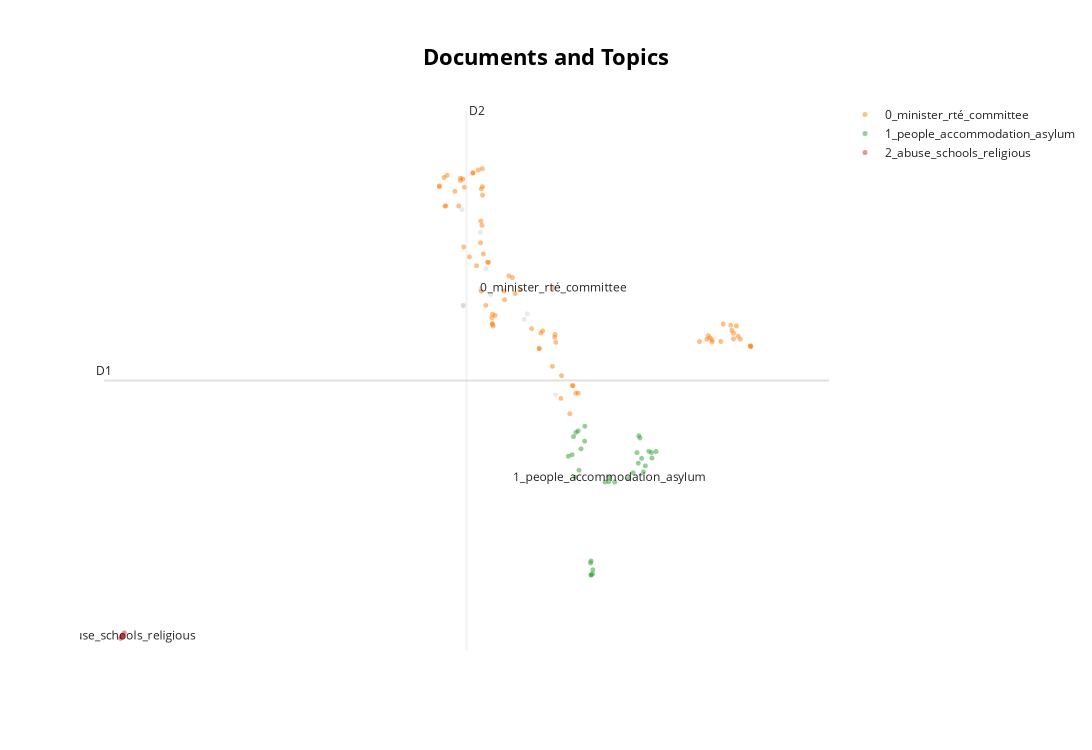

The code cell stored with this chart in its notebook:
### Code cell
reduced_embeddings = UMAP(n_neighbors=4, n_components=2, min_dist=0.0, metric='cosine').fit_transform(embeddings)
topic_model.visualize_documents(docs, reduced_embeddings=reduced_embeddings, hide_document_hover=True)

### Figure 1 — Plotly figure (JSON) as saved in the notebook; plotly's stock layout.template omitted (floating-point values rounded to 4 significant figures)
{"data": [{"hoverinfo": "text", "marker": {"color": "#CFD8DC", "opacity": 0.5, "size": 5}, "mode": "markers+text", "name": "other", "showlegend": false, "type": "scattergl", "x": [9.574, 10.48, 7.509, 7.467, 8.059, 8.237, 7.511, 8.058, 7.502, 9.475, 8.387], "y": [5.277, 3.516, 5.45, 7.539, 5.816, 6.258, 5.456, 7.045, 5.46, 5.154, 5.697]}, {"hoverinfo": "text", "marker": {"opacity": 0.5, "size": 5}, "mode": "markers+text", "name": "0_minister_rté_committee", "text": ["", "", "", "", "", "", "", "", "", "", "", "", "", "", "", "", "", "", "", "", "", "", "", "", "", "", "", "", "", "", "", "", "", "", "", "", "", "", "", "", "", "", "", "", "", "", "", "", "", "", "", "", "", "", "", "", "", "", "", "", "", "", "", "", "", "", "", "", "", "", "", "", "", "", "", "", "0_minister_rté_committee"], "textfont": {"size": 12}, "type": "scattergl", "x": [11.05, 8.074, 8.84, 10.94, 6.732, 15.42, 8.448, 10.07, 8.109, 7.416, 7.496, 8.091, 10.46, 16.79, 7.816, 11.03, 16.17, 16.45, 16.23, 6.984, 7.236, 6.916, 8.535, 6.885, 8.827, 16.77, 16.32, 8.124, 11.14, 7.522, 8.449, 8.441, 8.319, 9.957, 10.65, 7.419, 8.154, 16.78, 9.181, 8.233, 9.092, 8.086, 8.118, 8.976, 6.739, 10.38, 7.704, 16.23, 8.13, 10.68, 11.22, 9.335, 16.38, 9.958, 10.47, 8.428, 7.985, 7.933, 8.063, 15.54, 15.13, 10.01, 15.82, 6.942, 10.49, 15.53, 15.47, 7.543, 8.471, 16.14, 7.358, 9.714, 15.9, 7.823, 8.292, 15.37, 10.42], "y": [3.715, 7.294, 5.583, 3.105, 8.036, 4.8, 5.048, 4.907, 7.2, 8.222, 8.205, 7.993, 4.767, 4.563, 8.334, 3.717, 4.918, 4.726, 4.855, 8.287, 7.939, 7.615, 5.241, 8.239, 5.771, 4.573, 5.014, 8.04, 3.55, 6.731, 5.266, 5.066, 6.393, 4.527, 3.44, 8.175, 6.577, 4.58, 5.719, 5.46, 6.064, 5.766, 8.43, 6.101, 8.058, 4.136, 6.514, 4.731, 7.854, 3.934, 3.552, 5.803, 4.789, 4.518, 4.827, 5.19, 8.401, 6.32, 6.82, 4.714, 4.675, 4.857, 4.676, 7.624, 4.657, 4.664, 4.754, 8.029, 5.014, 5.03, 7.618, 4.955, 5.055, 8.343, 6.4, 4.724, 5.839]}, {"hoverinfo": "text", "marker": {"opacity": 0.5, "size": 5}, "mode": "markers+text", "name": "1_people_accommodation_asylum", "text": ["", "", "", "", "", "", "", "", "", "", "", "", "", "", "", "", "", "", "", "", "", "", "", "", "", "", "", "", "", "", "", "", "1_people_accommodation_asylum"], "textfont": {"size": 12}, "type": "scattergl", "x": [11.06, 13.32, 11.21, 12.99, 10.89, 11.12, 11.69, 13.49, 11.42, 13.73, 11.02, 13.38, 13.11, 11.61, 11.68, 13.17, 12.2, 13.58, 13.21, 11.31, 11.43, 11.24, 11.63, 11.14, 11.63, 13.16, 12.39, 11.63, 12.08, 13.26, 13.6, 12.85, 12.23], "y": [2.61, 1.84, 2.733, 1.823, 2.181, 1.726, -0.284, 2.29, 2.51, 2.283, 2.213, 1.973, 2.26, -0.1367, -0.371, 2.627, 1.628, 2.262, 2.579, 2.342, 2.834, 1.878, -0.09483, 2.7, -0.4002, 2.031, 1.622, -0.3979, 1.62, 2.136, 2.142, 1.699, 1.714]}, {"hoverinfo": "text", "marker": {"opacity": 0.5, "size": 5}, "mode": "markers+text", "name": "2_abuse_schools_religious", "text": ["", "", "", "", "", "", "2_abuse_schools_religious"], "textfont": {"size": 12}, "type": "scattergl", "x": [-3.516, -3.553, -3.433, -3.51, -3.511, -3.491, -3.502], "y": [-1.739, -1.776, -1.654, -1.718, -1.744, -1.711, -1.724]}], "layout": {"annotations": [{"showarrow": false, "text": "D1", "x": -4.085, "y": 3.826, "yshift": 10}, {"showarrow": false, "text": "D2", "x": 7.612, "xshift": 10, "y": 9.695}], "height": 750, "shapes": [{"line": {"color": "#CFD8DC", "width": 2}, "type": "line", "x0": 7.612, "x1": 7.612, "y0": -2.043, "y1": 9.695}, {"line": {"color": "#9E9E9E", "width": 2}, "type": "line", "x0": -4.085, "x1": 19.31, "y0": 3.826, "y1": 3.826}], "title": {"font": {"color": "Black", "size": 22}, "text": "<b>Documents and Topics</b>", "x": 0.5, "xanchor": "center", "yanchor": "top"}, "width": 1200, "xaxis": {"visible": false}, "yaxis": {"visible": false}}}
